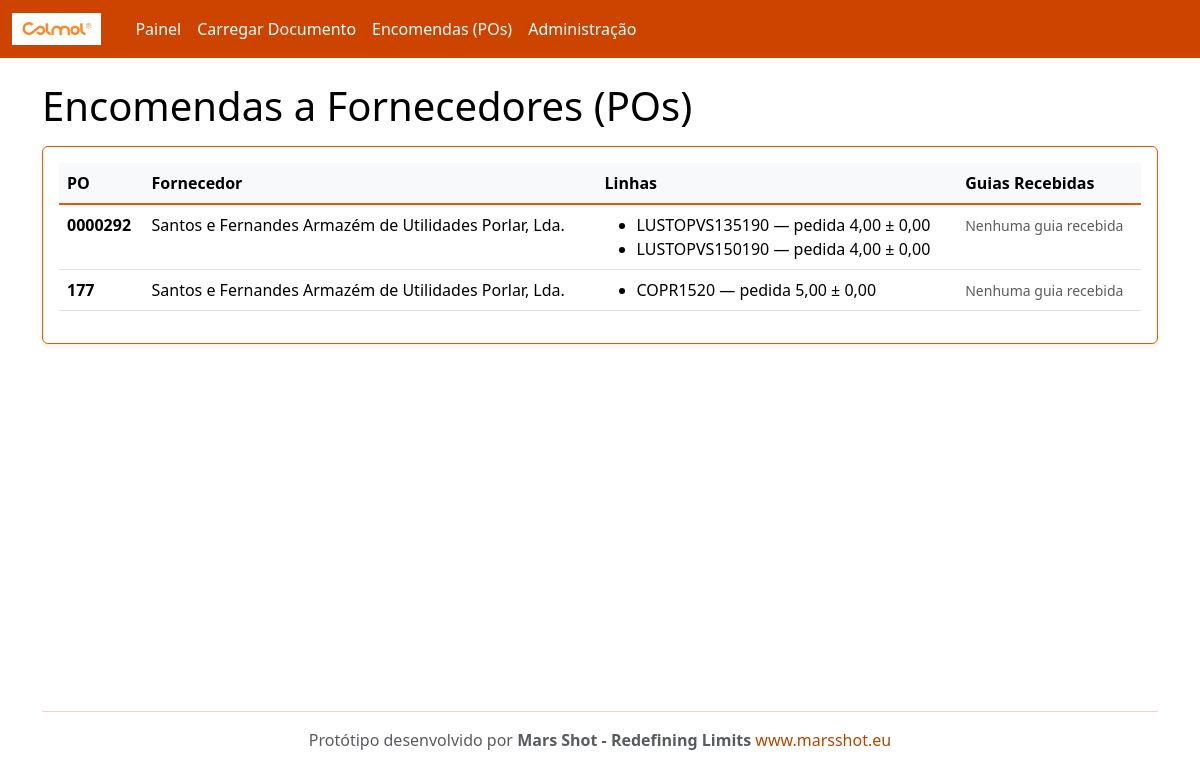
The page /po/ on the database as committed earlier.
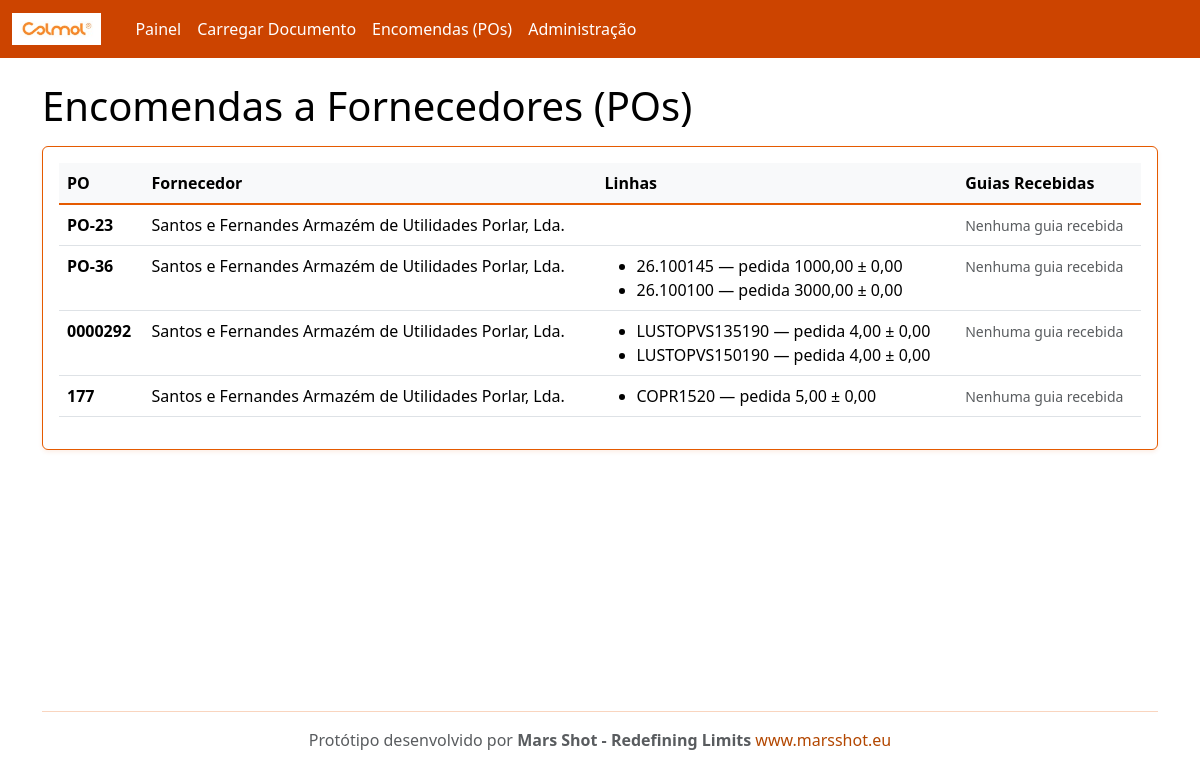
The same page on the database as committed later.
### rececao/models.py (models this page shows, shortened)
class PurchaseOrder(models.Model):
    number = models.CharField(max_length=100, unique=True)
    supplier = models.ForeignKey(Supplier, on_delete=models.CASCADE, related_name='purchase_orders')
    created_at = models.DateTimeField(auto_now_add=True)
    @property
    def is_complete(self):
        lines = self.lines.all()
        if not lines.exists():
            return False
        return all(line.is_complete for line in lines)

class Supplier(models.Model):
    name = models.CharField(max_length=200, unique=True)
    email = models.EmailField(blank=True, null=True)
    code = models.CharField(max_length=50, unique=True)

class POLine(models.Model):
    po = models.ForeignKey(PurchaseOrder, on_delete=models.CASCADE, related_name='lines')
    internal_sku = models.CharField(max_length=120)  # código interno Colmol
    description = models.CharField(max_length=255, blank=True)
    unit = models.CharField(max_length=20, default='UN')
    qty_ordered = models.DecimalField(max_digits=12, decimal_places=2)
    qty_received = models.DecimalField(max_digits=12, decimal_places=2, default=0)
    tolerance = models.DecimalField(max_digits=6, decimal_places=2, default=0)  # tolerância admitida
    class Meta:
        unique_together = ('po','internal_sku')
    @property
    def qty_remaining(self):
        return self.qty_ordered - self.qty_received
    @property
    def is_complete(self):
        return self.qty_remaining <= 0

### rececao/views.py (the view)
# urls.py: path('po/', views.po_list, name='po_list'),
def po_list(request):
    from django.db.models import Prefetch
    from .models import InboundDocument
    pos = PurchaseOrder.objects.all().order_by('-id').prefetch_related(
        'lines',
        Prefetch(
            'inbound_docs',
            queryset=InboundDocument.objects.filter(doc_type='GR').order_by('-received_at'),
            to_attr='guias_remessa'
        )
    )
    return render(request, 'po_list.html', {'pos': pos})

### templates/po_list.html (shortened to what this page needs)
{% extends "base.html" %}
{% block content %}
<h1>Encomendas a Fornecedores (POs)</h1>
<div class="card p-3 mt-3">
  <table class="table table-hover">
    <thead><tr><th>PO</th><th>Fornecedor</th><th>Linhas</th><th>Guias Recebidas</th></tr></thead>
    <tbody>
      {% for p in pos %}
      <tr>
        <td>
          <strong>{{ p.number }}</strong>
        </td>
        <td>{{ p.supplier.name }}</td>
        <td>
          <ul class="mb-0">
          {% for l in p.lines.all %}
            <li>
              {{ l.internal_sku }} — pedida {{ l.qty_ordered|floatformat:2 }} ± {{ l.tolerance|floatformat:2 }}
            </li>
          {% endfor %}
          </ul>
        </td>
        <td>
          {% if p.guias_remessa %}
            <ul class="mb-0">
            {% for guia in p.guias_remessa %}
              <li>
                <a href="/inbound/{{ guia.id }}/" class="text-decoration-none">
                  {{ guia.get_doc_type_display }} {{ guia.number }}
                </a>
                <small class="text-muted">({{ guia.received_at|date:"d/m/Y H:i" }})</small>
                {% if guia.match_result %}
                  {% if guia.match_result.status == 'matched' %}
                    <span class="badge bg-success">✓</span>
                  {% elif guia.match_result.status == 'exceptions' %}
                    <span class="badge bg-warning">!</span>
                  {% endif %}
                {% endif %}
              </li>
            {% endfor %}
            </ul>
          {% else %}
            <small class="text-muted">Nenhuma guia recebida</small>
          {% endif %}
        </td>
      </tr>
      {% empty %}
      <tr><td colspan="4">Sem POs. Use o admin para criar dados de exemplo.</td></tr>
      {% endfor %}
    </tbody>
  </table>
</div>
{% endblock %}

Rows that differ between the two databases and show on the page:
added PurchaseOrder: number "PO-23", supplier.name "Santos e Fernandes Armazém de Utilidades Porlar, Lda.", shows "Nenhuma guia recebida"
added PurchaseOrder: number "PO-36", supplier.name "Santos e Fernandes Armazém de Utilidades Porlar, Lda.", shows "Nenhuma guia recebida"
added POLine: internal_sku "26.100145", qty_ordered "1000,00", tolerance "0,00", shown under "PO-36"
added POLine: internal_sku "26.100100", qty_ordered "3000,00", tolerance "0,00", shown under "PO-36"
